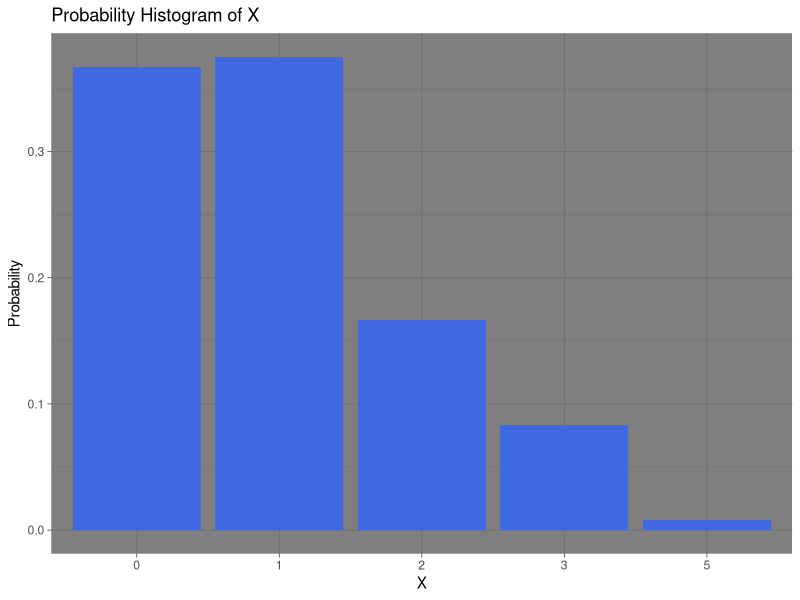

Here is the R script that generated this plot:
## ---- chunk 1
knitr::opts_chunk$set(echo = TRUE)
## ---- chunk 2
(1 * 1/10) + (2 * 2/10) + (3 * 3/10) + (4 * 4/10)
## ---- chunk 3
(1 * 1/55) + (2 * 2/55) + (3 * 3/55) + (4 * 4/55) + (5 * 5/55) + (6 * 6/55) + (7 * 7/55) + (8 * 8/55) + (9 * 9/55) + (10* 10/55)
## ---- chunk 4
3 * (4/9)
## ---- chunk 5
(0 * 1/30) + (1 * 4/30) + (2 * 9/30) + (3 * 16/30)
## ---- chunk 6
 1 * 18/38 + (-1) * 20/38
## ---- chunk 7
1* 18/37 + (-1) * 19/37
## ---- chunk 8
1000/20
## ---- chunk 9
x <- c(25, 100, 300)
y <- c(16/20, 3/20, 1/20)
sum(x*y)
## ---- chunk 10
x <- c(0, 1, 2, 3)
y <- c(factorial(3) / (factorial(x) * factorial(3-x))) * ((1/4)^x) * ((3/4)^(3-x))

sum(x*y)
## ---- chunk 11
sum(x^2 * y)
## ---- chunk 12
(sum(x * y))^2 
## ---- chunk 13
dbinom(0, 4, 1/2)
## ---- chunk 14
dbinom(1, 4, 1/2)
## ---- chunk 15
dbinom(2, 4, 1/2)
## ---- chunk 16
dbinom(3, 4, 1/2)
## ---- chunk 17
dbinom(4, 4, 1/2)
## ---- chunk 18
#mu =
0 * 0.0625 + 1 *  0.25 + 2 * 0.375 + 3 * 0.25 + 4 * 0.0625
## ---- chunk 19
0 * (0 - 1) * 0.0625 + 1 * (1 - 1) * 0.25 + 2 * (2-1) * 0.375 + 3 * (3 - 1) * 0.25 + 4 * (4 - 1) * 0.0625
## ---- chunk 20
3 + 2 - 2^2
## ---- chunk 21
1 * 2/5 * exp(0) + 2 *  1/5 * exp(2 *0) + 3 * 2/5 * exp(3 * 0)

## ---- chunk 22
1 * 2/5 * exp(0) + 4 *  1/5 * exp(2 *0) + 9 * 2/5 * exp(3 * 0)

## ---- chunk 23
4.8 - (2)^2
## ---- chunk 24
45/120 +  40/120 +  30 /120  +  5 /120 
## ---- chunk 25
45/120 + 80/120 + 90/120 + 25/120
## ---- chunk 26
2-(1)^2
## ---- chunk 27
1 - 44/120
## ---- chunk 28
X <- c(0, 1, 2, 3, 5)  # Values of X
P_X <- c(44/120, 45/120, 20/120, 10/120, 1/120)  


pmf_table <- data.frame(X, P_X)


print(pmf_table)

## ---- chunk 29
# Load the ggplot2 library
library(ggplot2)

# Create the probability histogram
ggplot(pmf_table, aes(x = factor(X), y = P_X)) +
  geom_bar(stat = "identity", fill = "royalblue") +
  labs(title = "Probability Histogram of X", x = "X", y = "Probability") +
  theme_dark()

## ---- chunk 30
dbinom(0, 7, 0.15)
## ---- chunk 31
dbinom(1, 7, 0.15)
## ---- chunk 32
dbinom(2, 7, 0.15)
## ---- chunk 33
dbinom(3, 7, 0.15)
## ---- chunk 34
1 - (0.3205771 + 0.396007)
## ---- chunk 35
0.3205771 + 0.396007 + 0.2096508 + 0.06166199
## ---- chunk 36
20 * 0.8
## ---- chunk 37
20 * 0.8 * (1-0.8)
## ---- chunk 38
sqrt(3.2)
## ---- chunk 39
dbinom(15, 20, 0.8)
## ---- chunk 40
dbinom(16, 20, 0.8)

dbinom(17, 20, 0.8)

dbinom(18, 20, 0.8)

dbinom(19, 20, 0.8)

dbinom(20, 20, 0.8)

## ---- chunk 41
0.2181994 + 0.2053641 + 0.1369094 + 0.05764608 + 0.01152922
## ---- chunk 42
1 -  0.6296482
## ---- chunk 43
dhyper(1, 3, 47, 10)
## ---- chunk 44
dhyper(0, 3, 47, 10) + dhyper(1, 3, 47, 10)

## ---- chunk 45
dpois(2, lambda = 3)
## ---- chunk 46
(1000 * 0.005)
## ---- chunk 47
ppois(1, lambda = 5)
## ---- chunk 48
dpois(4, lambda = 5)
dpois(5, lambda = 5)
dpois(6, lambda = 5)
## ---- chunk 49
0.1754674 + 0.1754674 + 0.1462228
## ---- chunk 50
dpois(0, lambda = 3)
dpois(1, lambda = 3)
dpois(2, lambda = 3)
dpois(3, lambda = 3)
## ---- chunk 51
0.04978707 + 0.1493612 + 0.2240418 + 0.2240418
## ---- chunk 52
1 - 0.6472319
## ---- chunk 53
(0 * 0.04978707) + (1 * 0.1493612) + (2 * 0.2240418) + (3 * 0.2240418) + ( 4 * 0.3527681)
## ---- chunk 54
lambda <- 3  


n <- 3
while (ppois(n, lambda = lambda) <= 0.95) {
  n <- n + 1
}
n

